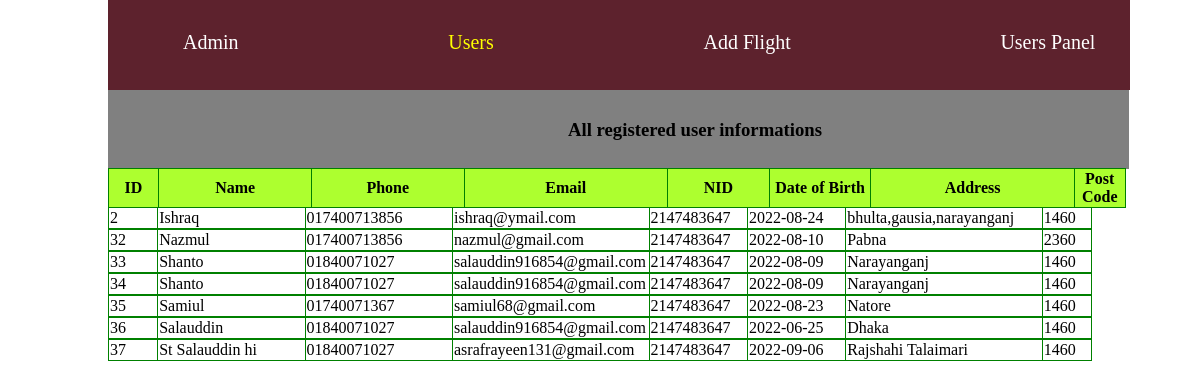
The page /php/users_info.php on the database its author committed.
### tables this page shows
CREATE TABLE `users` (
  `id` int(11) NOT NULL,
  `name` varchar(250) NOT NULL,
  `phone` varchar(250) NOT NULL,
  `email` varchar(250) NOT NULL,
  `password` varchar(250) NOT NULL,
  `nid` int(11) NOT NULL,
  `dob` date NOT NULL,
  `address` varchar(250) NOT NULL,
  `post_code` varchar(250) NOT NULL
);

### php/users_info.php (the view, shortened to what this page needs)
<!DOCTYPE html>
<html lang="en">
<head>
    <link rel="stylesheet" type="text/css" href="users_info.css" >
</head>
<body>
<section id="page_margin">
        <section id="header">
            <div>
                <ul class="navigate">
                    <li><a href="admin.php" > Admin </a></li>
                    <li><a class="active" href="users_info.php" > Users </a></li>
                    <li><a href="add_plane.php" > Add Flight </a></li>
                    <li><a href="../index.php"> Users Panel </a></li>
                </ul>
            </div>
        </section>
        <section id="header_next">
            <div>
                <h1>All registered user informations</h1>
            </div>
        </section>
        <section class="users_table">
            <table class="table_class" >
                <tr>
                    <th style="width:5%">ID</th>
                    <th style="width:15%">Name</th>
                    <th style="width:15%">Phone</th>
                    <th style="width:20%">Email</th>
                    <th style="width: 10%">NID</th>
                    <th style="width:10%">Date of Birth</th>
                    <th style="width:20%">Address</th>
                    <th style="width:5%">Post Code</th>
                </tr>
            </table>
            <?php
                include "connection.php";
                $sql = " SELECT * from users " ;
                $stmt = $conn->prepare($sql);
                $stmt->execute();
                function show($id,$name,$phone,$email,$nid,$dob,$address,$post_code){
                    ?>
                        <table style="width:100%" >
                        <tr>
                            <td style="width:5%"><?php echo $id ?></td>
                            <td style="width:15%"><?php echo $name ?></td>
                            <td style="width:15%"><?php echo $phone ?></td>
                            <td style="width:20%"><?php echo $email ?></td>
                            <td style="width:10%"><?php echo $nid ?></td>
                            <td style="width:10%"><?php echo $dob ?></td>
                            <td style="width:20%"><?php echo $address ?></td>
                            <td style="width:5%"><?php echo $post_code ?></td>
                        </tr>
                        </table>
                <?php }
                foreach($result=$stmt->fetchall() as $key=>$val){
                    $id=$val['id'];
                    $name=$val['name'];
                    $phone=$val['phone'];
                    $email=$val['email'];
                    $nid=$val['nid'];
                    $dob=$val['dob'];
                    $address=$val['address'];
                    $post_code=$val['post_code'];
                    show($id,$name,$phone,$email,$nid,$dob,$address,$post_code);
                }
                ?>
        </section>
</section>
</body>
</html>

### php/users_info.css (style rules this page uses)
#page_margin { margin-left:100px; margin-right:100px; }
#header { width:82.7%; height:60px; padding:15px; text-align:center; background-color: #5d222d; color: black; position: fixed; top: 0; }
#header_next { width:83.4%; margin-top: 90px; align-items: center; justify-content: space-between; padding: 10px; background-color: gray; color: black; position: fixed; top: 0; }
h1 { align-items: center; margin-left: 450px; }
.navigate { display: flex; align-items: center; justify-content: space-between; }
.navigate li { list-style-type: none; padding: 0 20px; }
.navigate li a { text-decoration: none; color: white; font-size: 20px; }
.navigate li a:hover, .navigate li a.active { color: yellow; }
.users_table { margin-top: 207px; }
.table_class { width:84.85%; background-color: greenyellow; margin-top: 168px; position: fixed; top: 0; left: 107.5px; }
table ,th,td { border: 1px solid black; border-collapse: collapse; border-color: green; width: 100%; }

### rows shown on the page
users: id "2", name "Ishraq", phone "017400713856", email "ishraq@ymail.com", nid "2147483647", dob "2022-08-24", address "bhulta,gausia,narayanganj", post_code "1460"
users: id "32", name "Nazmul", phone "017400713856", email "nazmul@gmail.com", nid "2147483647", dob "2022-08-10", address "Pabna", post_code "2360"
users: id "33", name "Shanto", phone "01840071027", email "salauddin916854@gmail.com", nid "2147483647", dob "2022-08-09", address "Narayanganj", post_code "1460"
users: id "34", name "Shanto", phone "01840071027", email "salauddin916854@gmail.com", nid "2147483647", dob "2022-08-09", address "Narayanganj", post_code "1460"
users: id "35", name "Samiul", phone "01740071367", email "samiul68@gmail.com", nid "2147483647", dob "2022-08-23", address "Natore", post_code "1460"
users: id "36", name "Salauddin", phone "01840071027", email "salauddin916854@gmail.com", nid "2147483647", dob "2022-06-25", address "Dhaka", post_code "1460"
users: id "37", name "St Salauddin hi", phone "01840071027", email "asrafrayeen131@gmail.com", nid "2147483647", dob "2022-09-06", address "Rajshahi Talaimari", post_code "1460"
